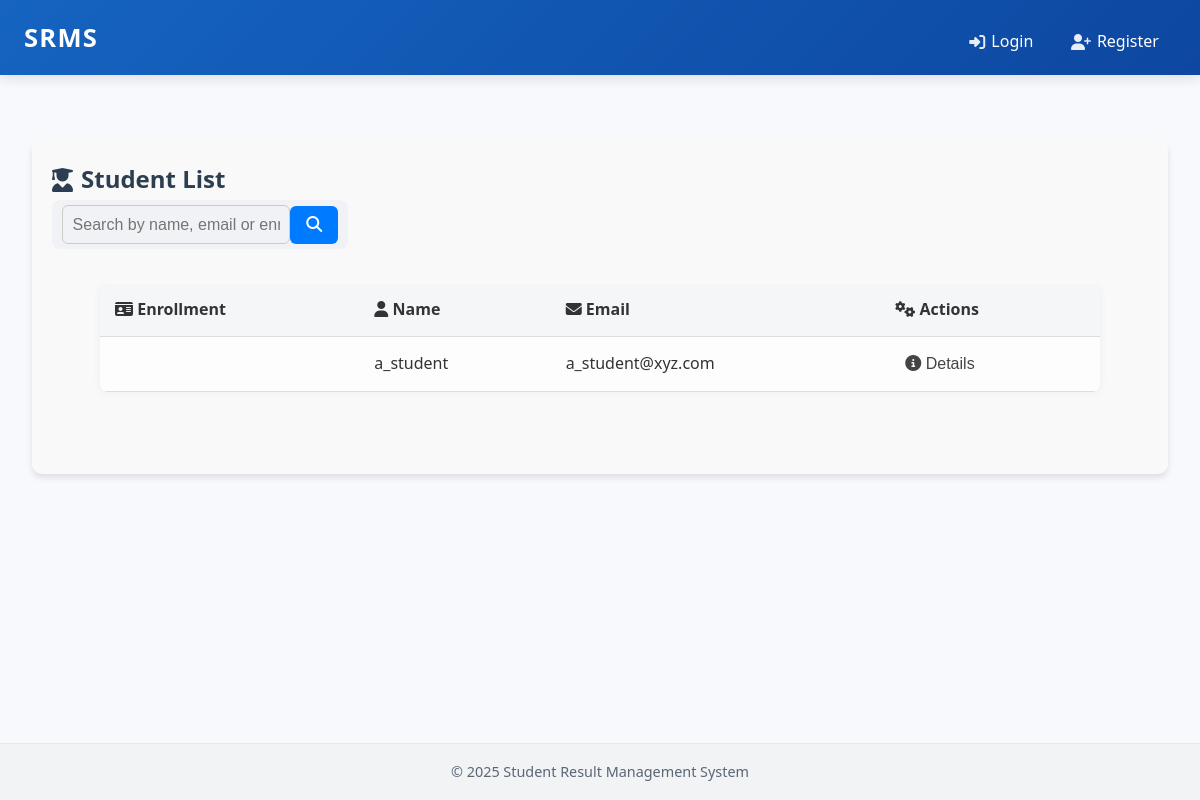
Before: /dashboard/ with the older database file.
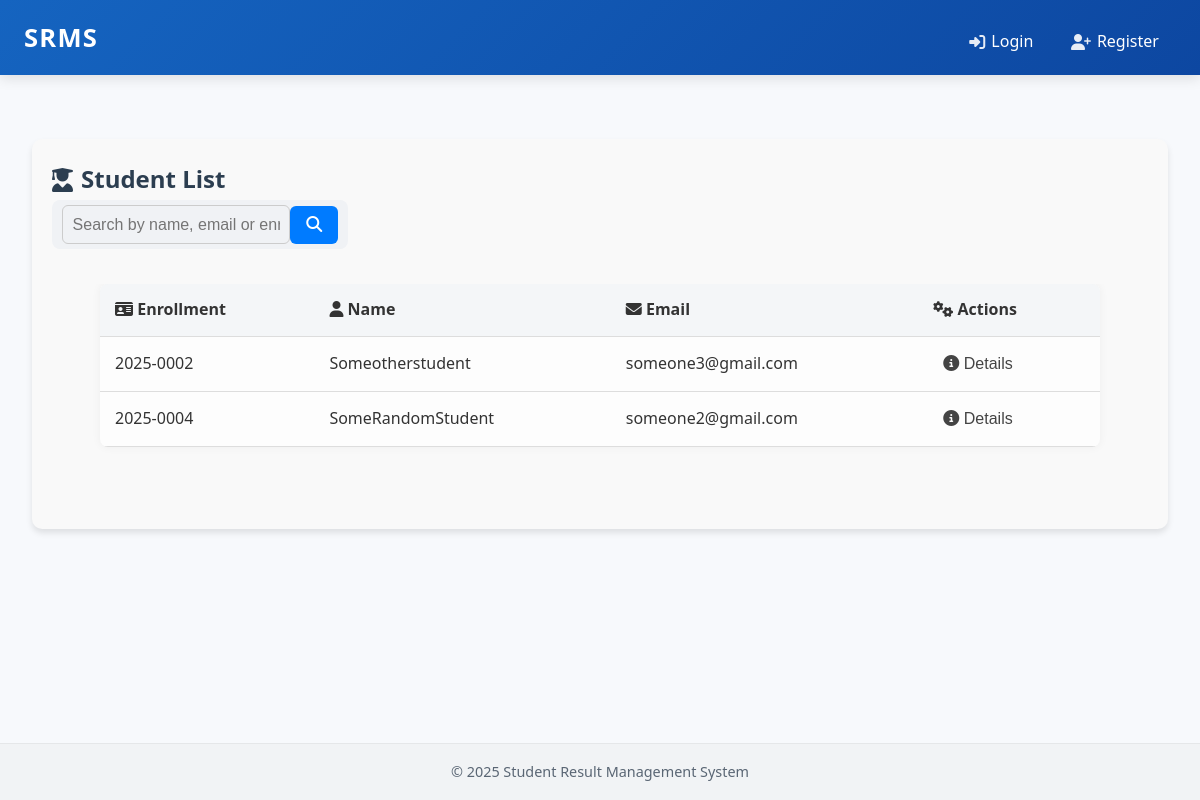
After: the same page with the newer database file.
### students/models.py (models this page shows, shortened)
class Student(models.Model):
    student_id = models.AutoField(primary_key=True)
    user = models.OneToOneField(User, on_delete=models.CASCADE)
    name = models.CharField(max_length=100)
    email = models.EmailField(unique=True)
    phone = models.CharField(max_length=15)
    address = models.TextField()
    profile_image = models.ImageField(upload_to='profile_images/', blank=True, null=True)
    enrollment_number = models.CharField(max_length=15, unique=True, blank=True)

### students/views.py (the view)
# urls.py: path('dashboard/',views.student_list,name='dashboard'),
def student_list(request):
    query = request.GET.get('q')
    students = Student.objects.all()
    if query:
        students = students.filter(
            Q(name__icontains=query) | Q(email__icontains=query)
        )
    paginator = Paginator(students, 10)
    page_number = request.GET.get('page')
    page_obj = paginator.get_page(page_number)
    return render(request, 'student_list.html', {
        'page_obj': page_obj,
        'query': query,
    })

### students/templates/student_list.html (shortened to what this page needs)
{% extends 'base.html' %}
{% block content %}
<div class="student-container">
  <h1 class="page-title"><i class="fas fa-user-graduate"></i> Student List</h1>
  <div class="controls-wrapper">
    <form method="get" action="" class="search-form">
      <div class="search-container">
        <input
          type="text"
          name="q"
          placeholder="Search by name, email or enrollment number"
          value="{{ query|default:'' }}"
          class="search-input"
        />
        <button type="submit" class="search-button">
          <i class="fas fa-search"></i>
        </button>
      </div>
    </form>
  </div>
  {% if page_obj.object_list %}
  <div class="table-wrapper">
    <table class="styled-table student-table">
      <thead>
        <tr>
          <th><i class="fas fa-id-card"></i> Enrollment</th>
          <th><i class="fas fa-user"></i> Name</th>
          <th><i class="fas fa-envelope"></i> Email</th>
          <th><i class="fas fa-cogs"></i> Actions</th>
        </tr>
      </thead>
      <tbody>
        {% for student in page_obj.object_list %}
        <tr class="student-row" data-student-id="{{ student.student_id }}">
          <td>{{ student.enrollment_number }}</td>
          <td>{{ student.name }}</td>
          <td>{{ student.email }}</td>
          <td class="actions-column">
            <button class="toggle-details btn-small">
              <i class="fas fa-info-circle"></i> Details
            </button>
          </td>
        </tr>
        {% endfor %}
      </tbody>
    </table>
  </div>
  {% endif %}
</div>
{% endblock %}

Changed rows visible on the page:
removed Student: name "a_student", email "a_student@xyz.com"
added Student: enrollment_number "2025-0002", name "Someotherstudent", email "someone3@gmail.com"
added Student: enrollment_number "2025-0004", name "SomeRandomStudent", email "someone2@gmail.com"
